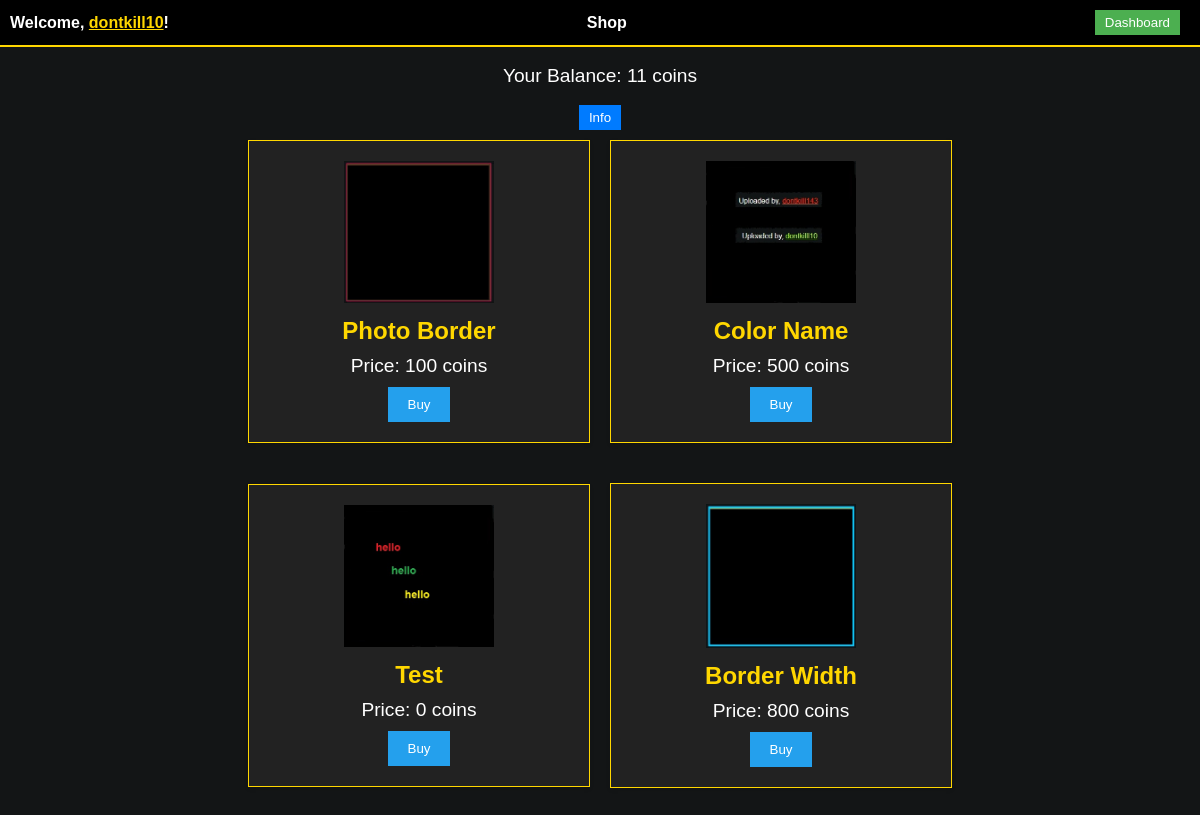
Before: /shop (signed in) with the older database file.
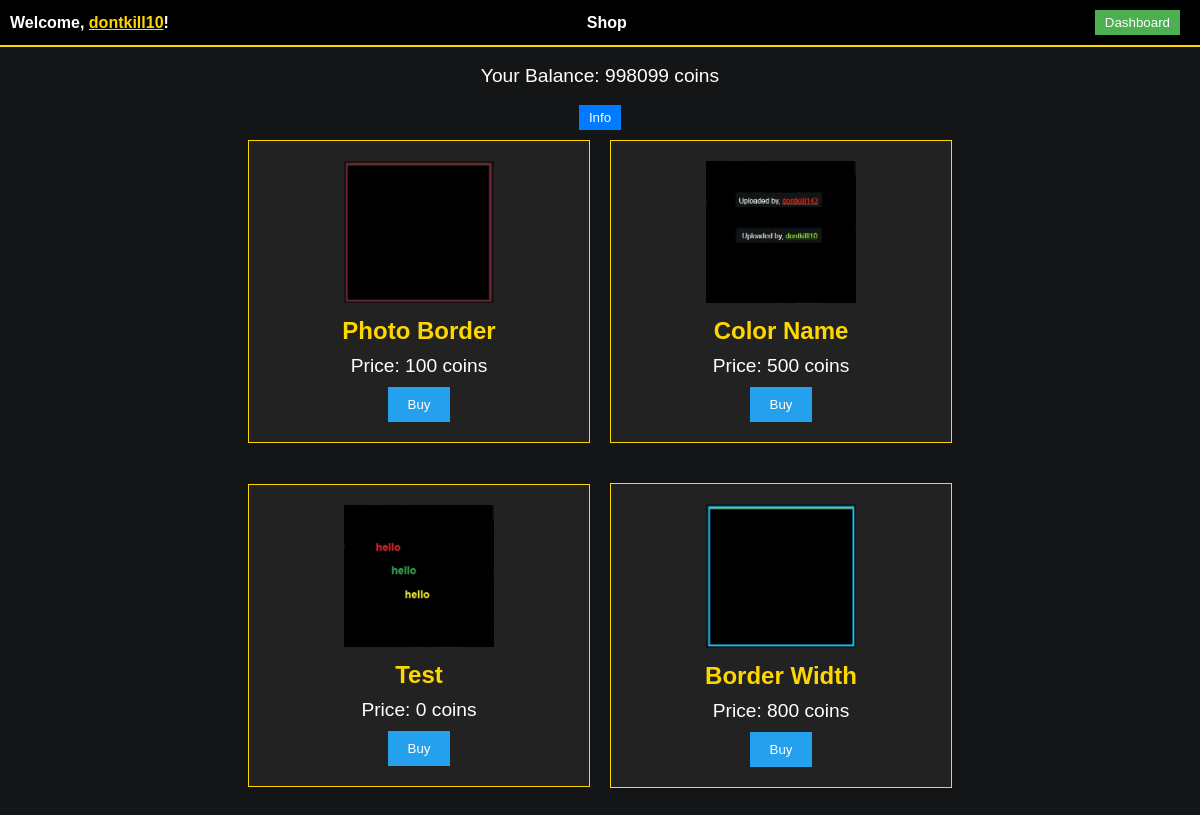
After: the same page with the newer database file.
### main.py (models this page shows, shortened)
class User(db.Model, UserMixin):
    id = db.Column(db.Integer, primary_key=True)
    username = db.Column(db.String(80), unique=True, nullable=False)
    password = db.Column(db.String(120), nullable=False)
    email = db.Column(db.String(120), unique=True, nullable=False)
    profile_photo = db.Column(db.String(255))  # Add this line
    profile_photos = db.Column(db.String(1000))  # Store a list of filenames
    likes = db.relationship("Like", backref="user", lazy=True)
    reputation = db.Column(db.Integer, default=0)
    last_given_reputation_timestamp = db.Column(db.DateTime, default=None)
    reputation_given_count = db.Column(db.Integer, default=0)
    coins = db.Column(db.Integer, default=10)  # Initialize coins to 10
    selected_border_color = db.Column(db.String(20))  # Store the selected border color
    selected_username_color = db.Column(db.String(7))  # Store color as a hex string (e.g., "#RRGGBB")
    selected_username_comment = db.Column(db.String(7)) # Store color for comment
    uploaded_photo_count = db.Column(db.Integer, default=0)  # Initialize with 0
    trivia_score = db.Column(db.Integer, default=0)  # Add this line to store the trivia score
    has_purchased_border_width = db.Column(db.Boolean, default=False)
    selected_border_width = db.Column(db.Integer, default=1)  # Default border width is 1px
    last_seen = db.Column(db.DateTime, default=datetime.utcnow)
    reset_token = db.Column(db.String(100), nullable=True)
    followers = db.relationship('User', secondary='followers', primaryjoin='User.id==followers.c.followee_id',
                                secondaryjoin='User.id==followers.c.follower_id', backref='following')
    friends = relationship('User', secondary='friendship', primaryjoin=id == Friendship.user_id,
                           secondaryjoin=id == Friendship.friend_id)

### main.py (the view)
@app.route('/shop')
@login_required
def shop():
    user_balance = current_user.coins
    return render_template('shop.html', shop_items=shop_items, user_balance=user_balance)

### main.py (called while the page is built)
@login_manager.user_loader
def load_user(user_id):
    return User.query.get(int(user_id))

@app.before_request
def update_last_seen():
    if current_user.is_authenticated:
        current_user.last_seen = datetime.now(timezone.utc)
        db.session.commit()

### templates/shop.html (shortened to what this page needs)
<!DOCTYPE html>
<html lang="en">
<head>
    <link rel="stylesheet" type="text/css" href="static/shop.css">
</head>
<body>
<div class="navbar">
    <span>Welcome, <span class="username" id="user-username"
                        data-selected-color="{{ current_user.selected_color }}"
                        onclick="window.location.href='{{ url_for('profile') }}'">{{ current_user.username }}</span>!
    </span>
    <h1 class="shop-title">Shop</h1>
    <button class="dashboard-button" onclick="window.location.href='{{ url_for('dashboard') }}'">Dashboard</button>
</div>
<br>
<p>Your Balance: <span id="user-balance-display">{{ user_balance }}</span> coins </p>
<br>
<button id="info-button" class="info-button">Info</button>
<div class="shop-items">
    <div class="shop-item-pair">
        {% for item in shop_items %}
        <div class="shop-item">
            <img src="{{ item.image_url }}" alt="{{ item.name }}" class="shop-item-image">
            <h3>{{ item.name }}</h3>
            <p>Price: {{ item.price }} coins</p>
            <button onclick="buyItem({{ item.id }}, {{ item.price }})">Buy</button>
        </div>
        {% if loop.index % 2 == 0 or loop.last %}
    </div>
    <div class="shop-item-pair">
        {% endif %}
        {% endfor %}
    </div>
</div>
</body>
</html>

### static/shop.css (style rules this page uses)
body { background-color: #131516; }
.shop-item-pair { display: flex; justify-content: center; align-items: center; margin-bottom: 20px; }
.shop-item { background-color: #222; border: 1px solid gold; box-shadow: 0 2px 4px rgba(0, 0, 0, 0.1); padding: 20px; text-align: center; max-width: 300px; flex: 1; margin: 0 5px; }
.shop-item { background-color: #222; border: 1px solid gold; box-shadow: 0 2px 4px rgba(0, 0, 0, 0.1); margin: 10px; padding: 20px; text-align: center; max-width: 300px; }
.shop-item img { max-width: 50%; height: auto; margin-bottom: 10px; }
.shop-item h3 { font-size: 1.5rem; color: gold; }
.shop-item p { color: white; margin-top: 10px; }
.shop-item button { background-color: #24a0ed; border: none; padding: 10px 20px; color: white; cursor: pointer; margin-top: 10px; }
.navbar { background-color: black; color: white; padding: 10px; display: flex; justify-content: space-between; align-items: center; font-weight: bold; border-bottom: 2px solid gold; text-align: right; }
.navbar .username { cursor: pointer; text-decoration: underline; }
.navbar .dashboard-button { background-color: #4caf50; color: #fff; border: none; padding: 5px 10px; margin-right: 10px; cursor: pointer; }
#user-balance, #user-balance-display, h1, p { color: white; text-align: center; margin: 20px; font-size: 1.2rem; }
#user-balance, #user-balance-display, h1, p { color: white; text-align: center; margin: 0; padding: 0; font-size: 1.2rem; }
.shop-title { text-align: center; padding-right: 50px; margin: 0; font-size: 1rem; }
.info-button { display: block; margin: 0 auto; background-color: #007bff; color: white; border: none; padding: 5px 10px; cursor: pointer; }

### static/dashboard.css (style rules this page uses)
@media (min-width: 769px) { .navbar { justify-content: space-between; } }
body, h1, h2, h3, p, ul, li { margin: 0; padding: 0; color: white; }
body { font-family: Arial, sans-serif; background-color: #131516; }
.navbar { background-color: black; color: white; padding: 10px; display: flex; justify-content: space-between; align-items: center; font-weight: bold; border-bottom: 2px solid gold; text-align: right; }
.navbar .username { cursor: pointer; text-decoration: underline; }
.username { color: gold; cursor: pointer; }

Changed rows visible on the page:
changed User "dontkill10": coins (not shown) → "998099"
Other visible differences:
{{ user_balance }}: "11" → (not shown)
